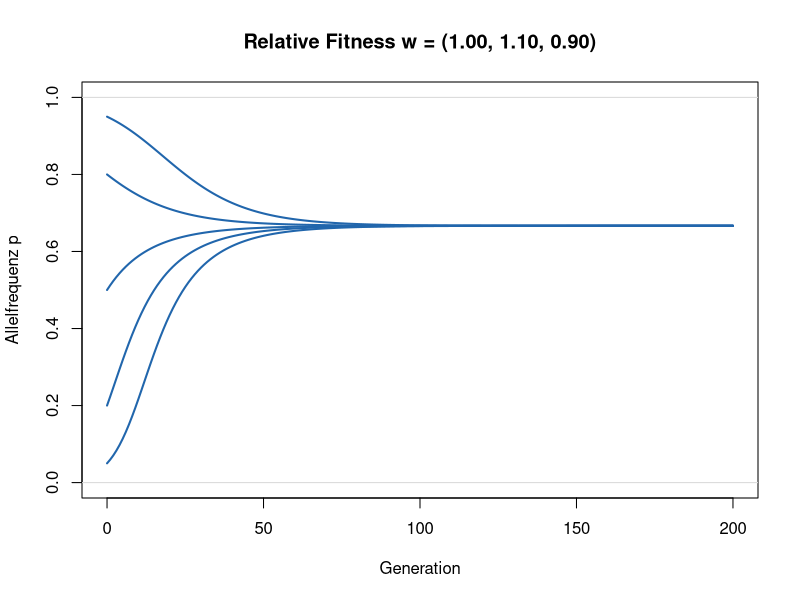
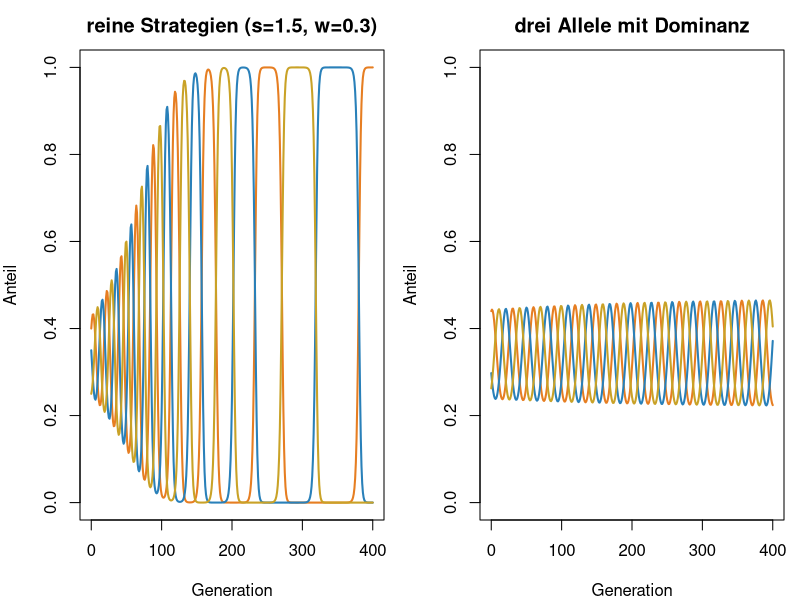
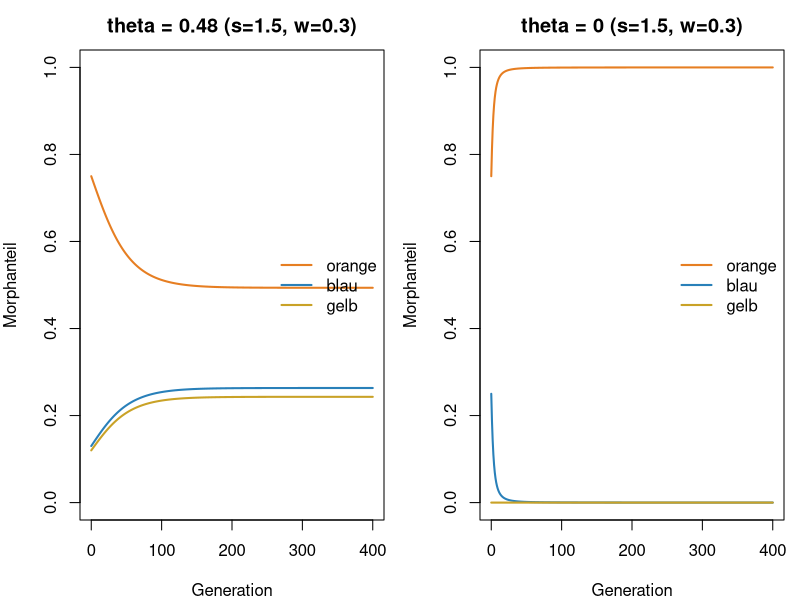

R code for these plots, in order:
# Woche 6 — Notebook (nur R, base R)
# Inhalt: konstante Fitness · RPS mit 3 Allelen · Plastizitaet (Corl)
# In RStudio: Working Directory = weeks/week-06, dann Source.
# Keine Abgabe. Nur markierte Parameter aendern.

cols <- c("#e67e22", "#2980b9", "#c9a227")

# =============================================================================
# 1 · Was macht die Heterozygote?
# =============================================================================

# Eine Generation: Allelfrequenz p nach Selektion mit Fitness w = (w_AA, w_Aa, w_aa)
selektionsschritt <- function(p, w) {
  q <- 1 - p
  wbar <- p^2 * w[1] + 2 * p * q * w[2] + q^2 * w[3]  # mittlere Fitness
  (p^2 * w[1] + p * q * w[2]) / wbar                     # Beitrag von A
}

# Bahn von p über mehrere Generationen
simuliere_w <- function(p0, w, gen = 200) {
  p <- numeric(gen + 1)
  p[1] <- p0
  for (t in seq_len(gen)) p[t + 1] <- selektionsschritt(p[t], w)
  p
}

# Homozygote fest; Heterozygote frei waehlen
w_AA <- 1.0
w_aa <- 0.9
w_Aa <- 1.1   # <- aendern (z.B. 0.5, 0.95, 1.1)
w <- c(w_AA, w_Aa, w_aa)
starts <- c(0.05, 0.2, 0.5, 0.8, 0.95)   # Startwerte gleich lassen

plot(NA, xlim = c(0, 200), ylim = c(0, 1),
     xlab = "Generation", ylab = "Allelfrequenz p",
     main = sprintf("Relative Fitness w = (%.2f, %.2f, %.2f)", w[1], w[2], w[3]))
abline(h = c(0, 1), col = "grey85")
for (p0 in starts) {
  lines(0:200, simuliere_w(p0, w), lwd = 2, col = "#2166ac")
}

# F1:
# 1. Homozygote bei 1 und 0.9 belassen; nur w_Aa aendern.
# 2. Wann bleibt Vielfalt? Wann wandert p an den Rand?

# =============================================================================
# 2 · Von Strategien zur Vererbung
# =============================================================================
# O > B → orange; B > Y → blau; Y > O → gelb

# RPS-Auszahlungsmatrix (Kosten): s > 1 stark, w < 1 schwach
make_rps_A <- function(s, w) {
  matrix(c(1, w, s, s, 1, w, w, s, 1), 3, byrow = TRUE)
}

# Reine Strategien (wie Woche 4)
simuliere_strategie <- function(f0, s, w, gen = 400, C = 2) {
  F <- matrix(NA_real_, gen + 1, 3)
  F[1, ] <- f0 / sum(f0)
  for (t in seq_len(gen)) {
    W <- C - as.vector(make_rps_A(s, w) %*% F[t, ])
    f1 <- F[t, ] * W
    F[t + 1, ] <- f1 / sum(f1)
  }
  F
}

# Allelfrequenzen → Morphanteile unter zyklischer Dominanz
morphen_3allel <- function(p) {
  o <- p[1]; b <- p[2]; y <- p[3]
  c(o^2 + 2 * o * b,   # orange: OO, OB
    b^2 + 2 * b * y,   # blau:   BB, BY
    y^2 + 2 * y * o)   # gelb:   YY, YO
}

# Drei Allele: HWE → Morphen → Fitness → Genotypselektion → neue Allelfrequenzen
simuliere_3allel <- function(p0, s, w, gen = 400, C = 2) {
  P <- matrix(NA_real_, gen + 1, 3)
  P[1, ] <- p0 / sum(p0)
  for (t in seq_len(gen)) {
    o <- P[t, 1]; b <- P[t, 2]; y <- P[t, 3]
    f <- morphen_3allel(P[t, ])
    Wm <- C - as.vector(make_rps_A(s, w) %*% f)
    g <- c(o^2, 2 * o * b, 2 * o * y, b^2, 2 * b * y, y^2)
    Wg <- c(Wm[1], Wm[1], Wm[3], Wm[2], Wm[2], Wm[3])
    g1 <- g * Wg / sum(g * Wg)
    P[t + 1, ] <- c(
      g1[1] + 0.5 * g1[2] + 0.5 * g1[3],
      g1[4] + 0.5 * g1[2] + 0.5 * g1[5],
      g1[6] + 0.5 * g1[3] + 0.5 * g1[5]
    )
  }
  P
}

s <- 1.5   # <- aendern
w <- 0.3   # <- aendern
f0 <- c(0.4, 0.35, 0.25)

F_s <- simuliere_strategie(f0, s, w)
M_g <- t(apply(simuliere_3allel(f0, s, w), 1, morphen_3allel))

par(mfrow = c(1, 2), mar = c(4, 4, 2.5, 0.8))
matplot(0:400, F_s, type = "l", lty = 1, lwd = 2, col = cols,
        xlab = "Generation", ylab = "Anteil", ylim = c(0, 1),
        main = paste0("reine Strategien (s=", s, ", w=", w, ")"))
matplot(0:400, M_g, type = "l", lty = 1, lwd = 2, col = cols,
        xlab = "Generation", ylab = "Anteil", ylim = c(0, 1),
        main = "drei Allele mit Dominanz")
par(mfrow = c(1, 1))

# F2:
# 1. Was bleibt gleich zwischen den Panels, was aendert sich?
# 2. Mindestens ein zweites Paar (s, w) ausprobieren.

# =============================================================================
# 3 · Plastizitaet statt eines dritten Allels
# =============================================================================

# Haplotypfrequenz p (Anteil O): Morphanteile mit Plastizitaet theta
farben_theta <- function(p, theta) {
  q <- 1 - p
  c(p^2 + 2 * p * q,       # orange: alles mit mindestens einem O
    (1 - theta) * q^2,     # blau: Anteil (1 - theta) der BB
    theta * q^2)           # gelb: Anteil theta der BB
}

# Eine Frequenz p; Fitness von B ist der Mittelwert aus blau und gelb
simuliere_theta <- function(p0, theta, s, w, gen = 400, C = 2) {
  p <- numeric(gen + 1)
  p[1] <- p0
  for (t in seq_len(gen)) {
    f <- farben_theta(p[t], theta)
    W <- C - as.vector(make_rps_A(s, w) %*% f)
    wO <- W[1]
    wB <- (1 - theta) * W[2] + theta * W[3]
    q <- 1 - p[t]
    p[t + 1] <- p[t] * wO / ((p[t]^2 + 2 * p[t] * q) * wO + q^2 * wB)
  }
  p
}

theta <- 0.48   # <- aendern
s3 <- 1.5         # gleiche Matrix-Staerke wie Abschnitt 2
w3 <- 0.3

plot_theta <- function(th) {
  p <- simuliere_theta(0.5, th, s3, w3)
  M <- t(sapply(p, function(pi) farben_theta(pi, th)))
  matplot(0:400, M, type = "l", lty = 1, lwd = 2, col = cols,
          xlab = "Generation", ylab = "Morphanteil", ylim = c(0, 1),
          main = paste0("theta = ", th, " (s=", s3, ", w=", w3, ")"))
  legend("right", c("orange", "blau", "gelb"),
         col = cols, lty = 1, lwd = 2, bty = "n")
}

par(mfrow = c(1, 2), mar = c(4, 4, 2.5, 0.8))
plot_theta(theta)
plot_theta(0)
par(mfrow = c(1, 1))

# F3:
# 1. Vergleich mit Abschnitt 2.
# 2. Was aendert sich bei theta = 0 (keine gelbe Morphe)?
